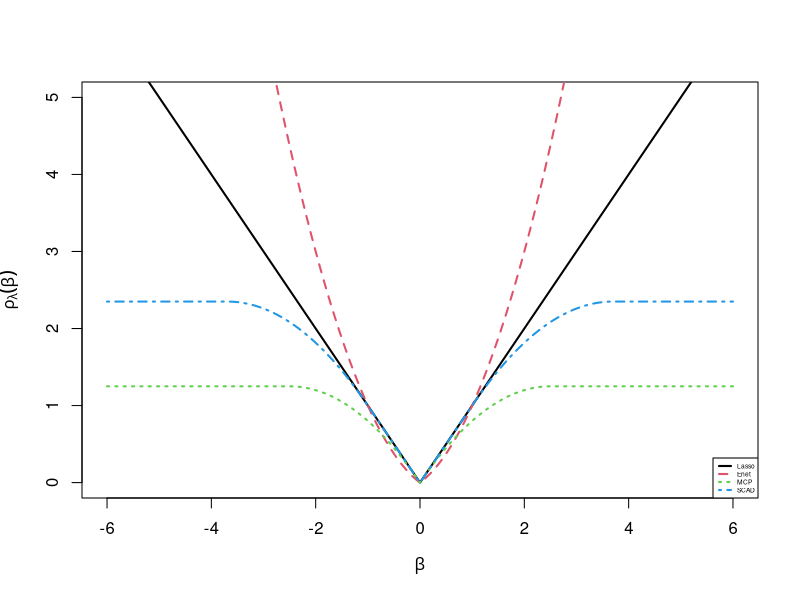
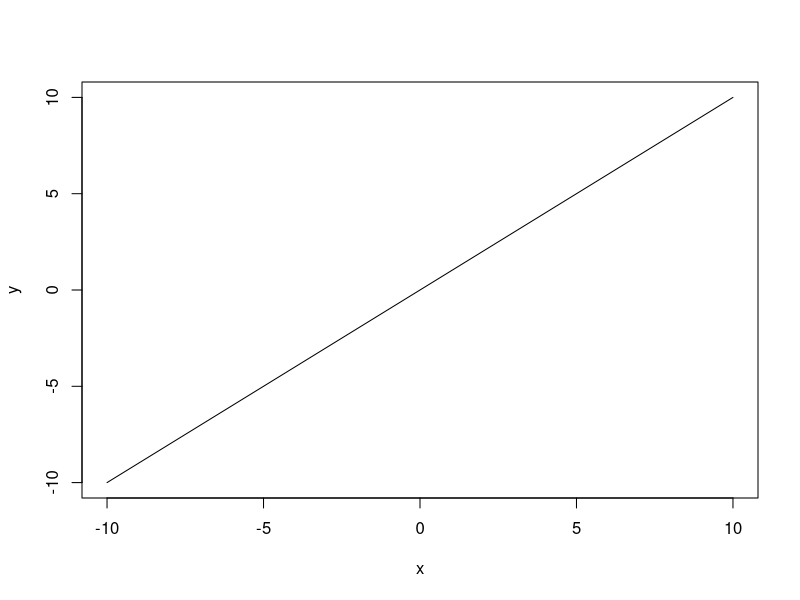

R code for these plots, in order: (Note: this script raises an error after producing the figures.)
lambda=1
gamma=2.5
a=3.7
lambda1=lambda2=0.5

scad.pen <- function(t, lambda, a){
  if(abs(t) < lambda) sp <- lambda*abs(t)
  if(abs(t) >= lambda && abs(t) < a*lambda) sp <- -(t^2-2*a*lambda*abs(t)+lambda^2)/(2*(a-1))
  if(abs(t) >= a*lambda) sp <- (a+1)*lambda^2/2
  return(sp)
}

mcp.pen <- function(t, lambda, gamma){
  In <- function(c) 1-c/(lambda*gamma)
  if(abs(t) <= lambda*gamma) mp <- lambda * integrate(In, lower=0, upper=abs(t))[[1]]
  else mp <- lambda * integrate(In, lower=0, upper=lambda*gamma)[[1]]
}

x <- seq(-6,6,by=0.01)
mcp <- scad <- lasso <- adalasso <- enet <- NULL
for(i in 1:length(x)){
  mcp[i] <- mcp.pen(x[i], lambda, gamma)
  scad[i] <- scad.pen(x[i], lambda, a)
  lasso[i] <- lambda*abs(x[i])
  adalasso[i] <- lambda*(1/abs(x[i])^2)*abs(x[i])
  enet[i] <- lambda1*abs(x[i]) + lambda2*x[i]^2
}
plot(x, lasso, type="l",  ylim=c(0,5),
     xlab=expression(beta), ylab=expression(rho[lambda](beta)), lwd=2, col=1)
#axis(1,0,0) xaxt = "n", yaxt="n"
points(x, enet, type="l", lty=2, lwd=2, col=2)
points(x, mcp, type="l", lty=3, lwd=2, col=3)
points(x, scad, type="l", lty=4, lwd=2, col=4)
legend("bottomright", c("Lasso","Enet","MCP","SCAD"), 
       lwd=c(2,2,2,2), lty=c(1,2,3,4), col=c(1,2,3,4), cex=0.4)

###########
x <- seq(-10,10, by=0.01)
y = x
plot(x, y, type="l")

if(abs(y)<3){
  y.lasso=0
}else y.lasso=y





